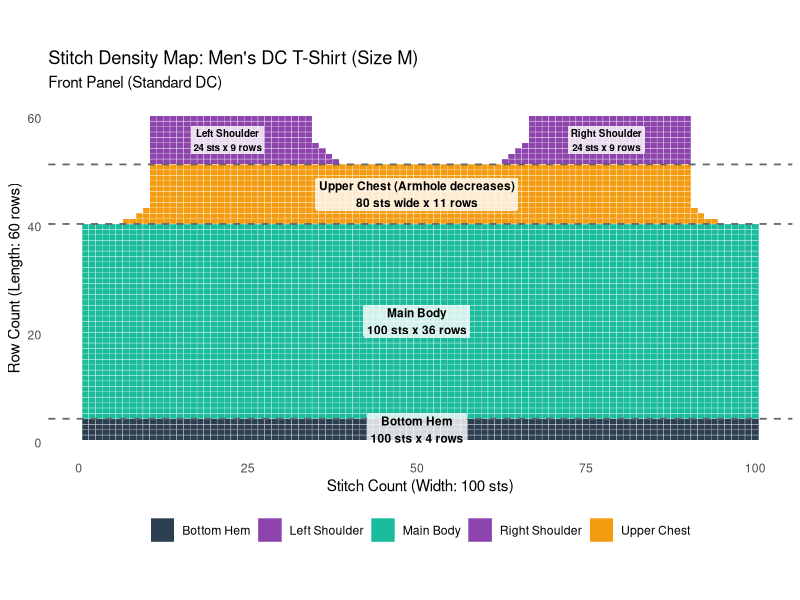

Write R code to recreate this figure.
## ---- chunk 1
#| label: stitch-map
library(ggplot2)
library(dplyr)

# Measurements:
# Base Width: 100 stitches (~50 cm for size M)
# Height: 60 rows (~72 cm length)

grid <- expand.grid(Stitch = 1:100, Row = 1:60)

grid <- grid %>%
  mutate(
    LeftEdge = case_when(
      Row <= 40 ~ 1,
      Row == 41 ~ 7,
      Row == 42 ~ 9,
      Row == 43 ~ 10,
      Row >= 44 ~ 11
    ),
    RightEdge = case_when(
      Row <= 40 ~ 100,
      Row == 41 ~ 94,
      Row == 42 ~ 92,
      Row == 43 ~ 91,
      Row >= 44 ~ 90
    ),
    InLeftShoulder = Stitch >= LeftEdge & Stitch <= case_when(
      Row <= 51 ~ RightEdge,
      Row == 52 ~ 38,
      Row == 53 ~ 37,
      Row == 54 ~ 36,
      Row == 55 ~ 35,
      Row >= 56 ~ 34
    ),
    InRightShoulder = Stitch <= RightEdge & Stitch >= case_when(
      Row <= 51 ~ 0,
      Row == 52 ~ 63,
      Row == 53 ~ 64,
      Row == 54 ~ 65,
      Row == 55 ~ 66,
      Row >= 56 ~ 67
    ),
    Part = case_when(
      Row <= 4 & Stitch >= LeftEdge & Stitch <= RightEdge ~ "Bottom Hem",
      Row >= 5 & Row <= 40 & Stitch >= LeftEdge & Stitch <= RightEdge ~ "Main Body",
      Row >= 41 & Row <= 51 & Stitch >= LeftEdge & Stitch <= RightEdge ~ "Upper Chest",
      Row >= 52 & Row <= 60 & InLeftShoulder ~ "Left Shoulder",
      Row >= 52 & Row <= 60 & InRightShoulder ~ "Right Shoulder",
      TRUE ~ "Empty Space"
    )
  ) %>%
  filter(Part != "Empty Space")

ggplot(grid, aes(x = Stitch, y = Row, fill = Part)) +
  geom_tile(color = "white", linewidth = 0.1) +
  geom_hline(yintercept = 4.5, color = "grey40", linetype = "dashed", linewidth = 0.6) +
  geom_hline(yintercept = 40.5, color = "grey40", linetype = "dashed", linewidth = 0.6) +
  geom_hline(yintercept = 51.5, color = "grey40", linetype = "dashed", linewidth = 0.6) +
  annotate("label", x = 50, y = 2.5, label = "Bottom Hem\n100 sts x 4 rows", size = 3, fontface = "bold", fill = "#FFFFFFCC", label.size = NA) +
  annotate("label", x = 50, y = 22.5, label = "Main Body\n100 sts x 36 rows", size = 3, fontface = "bold", fill = "#FFFFFFCC", label.size = NA) +
  annotate("label", x = 50, y = 46, label = "Upper Chest (Armhole decreases)\n80 sts wide x 11 rows", size = 3, fontface = "bold", fill = "#FFFFFFCC", label.size = NA) +
  annotate("label", x = 22, y = 56, label = "Left Shoulder\n24 sts x 9 rows", size = 2.5, fontface = "bold", fill = "#FFFFFFCC", label.size = NA) +
  annotate("label", x = 78, y = 56, label = "Right Shoulder\n24 sts x 9 rows", size = 2.5, fontface = "bold", fill = "#FFFFFFCC", label.size = NA) +
  scale_fill_manual(values = c(
    "Bottom Hem" = "#2C3E50", 
    "Main Body" = "#1ABC9C", 
    "Upper Chest" = "#F39C12",
    "Left Shoulder" = "#8E44AD",
    "Right Shoulder" = "#8E44AD"
  )) +
  theme_minimal() +
  coord_fixed(ratio = 0.8) +
  labs(
    title = "Stitch Density Map: Men's DC T-Shirt (Size M)",
    subtitle = "Front Panel (Standard DC)",
    x = "Stitch Count (Width: 100 sts)", 
    y = "Row Count (Length: 60 rows)"
  ) +
  theme(
    panel.grid = element_blank(),
    legend.position = "bottom",
    legend.title = element_blank()
  )
